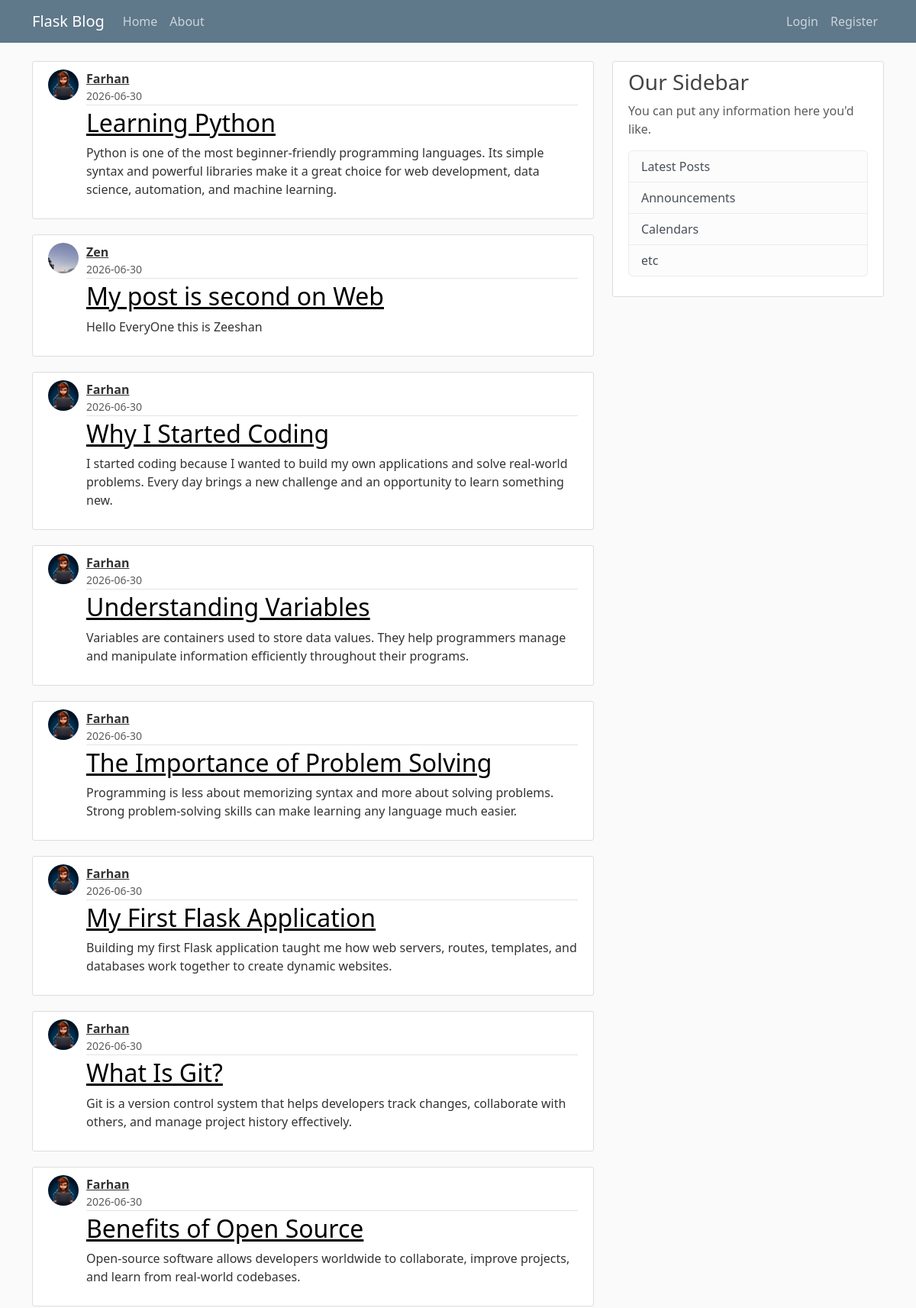
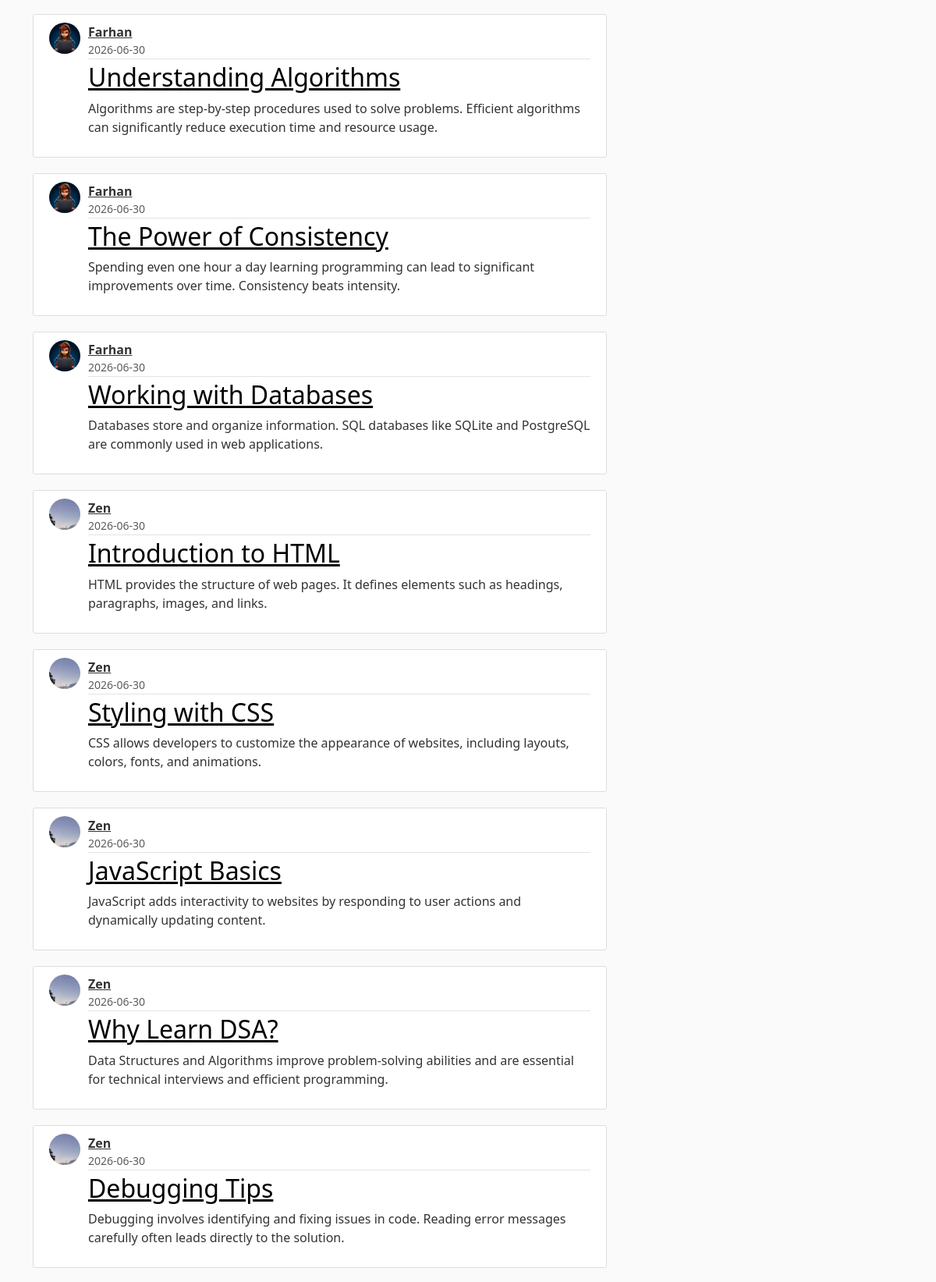
The page /home (upper part) on the database its author committed (2 pictures, top to bottom).
### app/models.py (models this page shows, shortened)
class Post(db.Model):
    id = db.Column(db.Integer, primary_key = True)
    title = db.Column(db.String(100), nullable = False)
    date_posted = db.Column(db.DateTime, nullable = False, default = datetime.utcnow )
    content = db.Column(db.Text, nullable = False)
    user_id = db.Column(db.Integer, db.ForeignKey('user.id'), nullable=False)

class User(db.Model, UserMixin):
    id = db.Column(db.Integer, primary_key = True)
    username = db.Column(db.String(20), unique = True, nullable = False)
    email = db.Column(db.String(120), unique = True, nullable = False)
    image_file = db.Column(db.String(20), nullable = False, default = 'default.jpg')
    password = db.Column(db.String(60), nullable = False)
    posts = db.relationship('Post', backref = 'author', lazy = True)

### app/routes.py (the view)
@app.route("/")
@app.route("/home")
def home():
    posts = Post.query.all()
    return render_template('home.html', posts = posts)

### app/templates/home.html
{% extends "layout.html"%}
{% block content %}
{% for post in posts %}
<article class="media content-section">
    <img class="rounded-circle post-avatar"
         src="{{ url_for('static', filename='profile_pics/' + post.author.image_file) }}">
    <div class="media-body">
        <div class="article-metadata">
            <div class="author-block">
                <a class="author-name" href="#">{{ post.author.username }}</a>
                <small class="text-muted d-block">
                    {{ post.date_posted.strftime('%Y-%m-%d') }}
                </small>
            </div>
        </div>
        <h2 class="article-title" ><a href="{{ url_for('post', post_id = post.id)}}">{{ post.title }}</a></h2>
        <p class="article-content">{{ post.content }}</p>
    </div>
</article>
{% endfor %}
{% endblock content %}

### app/Static/main.css (style rules this page uses)
body { background: #fafafa; color: #333333; margin-top: 5rem; }
h1, h2, h3, h4, h5, h6 { color: #444444; }
.content-section { background: #ffffff; padding: 10px 20px; border: 1px solid #dddddd; border-radius: 3px; margin-bottom: 20px; }
.article-title a { color: black; }
.article-content { white-space: pre-line; }
.article-metadata { padding-bottom: 1px; margin-bottom: 4px; border-bottom: 1px solid #e3e3e3 }
.post-avatar { width: 40px; height: 40px; border-radius: 50%; object-fit: cover; margin-right: 10px; }
.article-metadata { padding-bottom: 1px; margin-bottom: 4px; border-bottom: 1px solid #e3e3e3; }
.author-block { display: flex; flex-direction: column; }
.author-name { font-weight: bold; color: #333; }
.media { display: flex; align-items: flex-start; }
.media-body { flex: 1; }

### rows shown on the page
Post: image_file (picture), author.username "Farhan", date_posted "2026-06-30", title "Learning Python", content "Python is one of the most beginner-friendly programming languages. Its simple syntax and powerful libraries make it a great choice for web development, data science, automation, and machine learning."
Post: image_file (picture), author.username "Zen", date_posted "2026-06-30", title "My post is second on Web", content "Hello EveryOne this is Zeeshan"
Post: image_file (picture), author.username "Farhan", date_posted "2026-06-30", title "Why I Started Coding", content "I started coding because I wanted to build my own applications and solve real-world problems. Every day brings a new challenge and an opportunity to learn something new."
Post: image_file (picture), author.username "Farhan", date_posted "2026-06-30", title "Understanding Variables", content "Variables are containers used to store data values. They help programmers manage and manipulate information efficiently throughout their programs."
Post: image_file (picture), author.username "Farhan", date_posted "2026-06-30", title "The Importance of Problem Solving", content "Programming is less about memorizing syntax and more about solving problems. Strong problem-solving skills can make learning any language much easier."
Post: image_file (picture), author.username "Farhan", date_posted "2026-06-30", title "My First Flask Application", content "Building my first Flask application taught me how web servers, routes, templates, and databases work together to create dynamic websites."
Post: image_file (picture), author.username "Farhan", date_posted "2026-06-30", title "What Is Git?", content "Git is a version control system that helps developers track changes, collaborate with others, and manage project history effectively."
Post: image_file (picture), author.username "Farhan", date_posted "2026-06-30", title "Benefits of Open Source", content "Open-source software allows developers worldwide to collaborate, improve projects, and learn from real-world codebases."
Post: image_file (picture), author.username "Farhan", date_posted "2026-06-30", title "Understanding Algorithms", content "Algorithms are step-by-step procedures used to solve problems. Efficient algorithms can significantly reduce execution time and resource usage."
Post: image_file (picture), author.username "Farhan", date_posted "2026-06-30", title "The Power of Consistency", content "Spending even one hour a day learning programming can lead to significant improvements over time. Consistency beats intensity."
Post: image_file (picture), author.username "Farhan", date_posted "2026-06-30", title "Working with Databases", content "Databases store and organize information. SQL databases like SQLite and PostgreSQL are commonly used in web applications."
Post: image_file (picture), author.username "Zen", date_posted "2026-06-30", title "Introduction to HTML", content "HTML provides the structure of web pages. It defines elements such as headings, paragraphs, images, and links."
Post: image_file (picture), author.username "Zen", date_posted "2026-06-30", title "Styling with CSS", content "CSS allows developers to customize the appearance of websites, including layouts, colors, fonts, and animations."
Post: image_file (picture), author.username "Zen", date_posted "2026-06-30", title "JavaScript Basics", content "JavaScript adds interactivity to websites by responding to user actions and dynamically updating content."
Post: image_file (picture), author.username "Zen", date_posted "2026-06-30", title "Why Learn DSA?", content "Data Structures and Algorithms improve problem-solving abilities and are essential for technical interviews and efficient programming."
Post: image_file (picture), author.username "Zen", date_posted "2026-06-30", title "Debugging Tips", content "Debugging involves identifying and fixing issues in code. Reading error messages carefully often leads directly to the solution."
